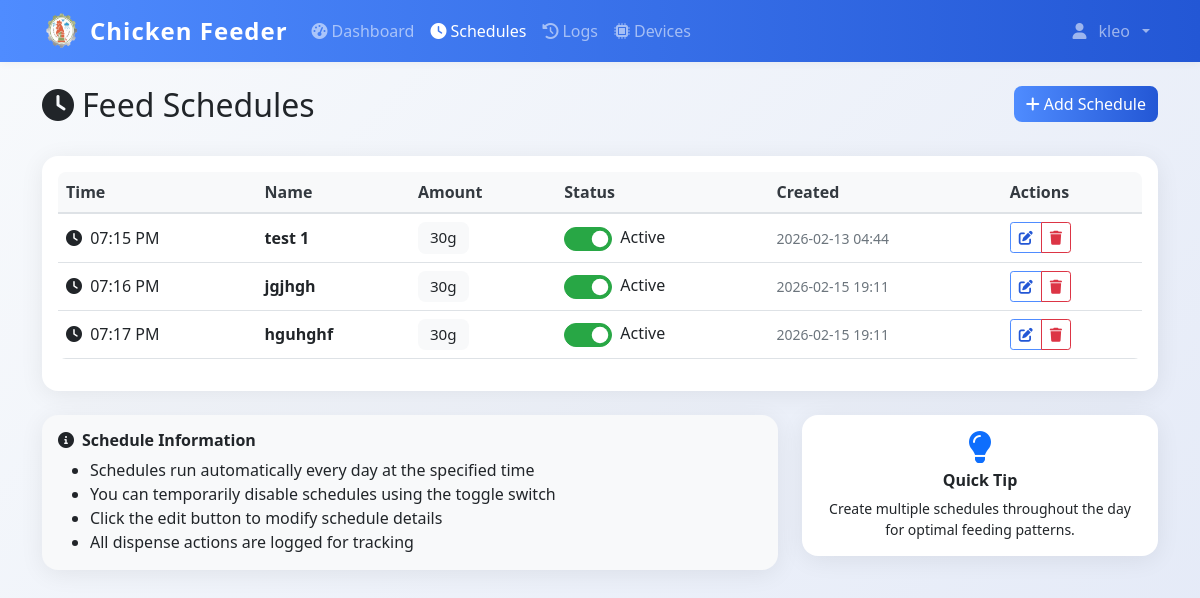
Before: /schedules (signed in) with the older database file.
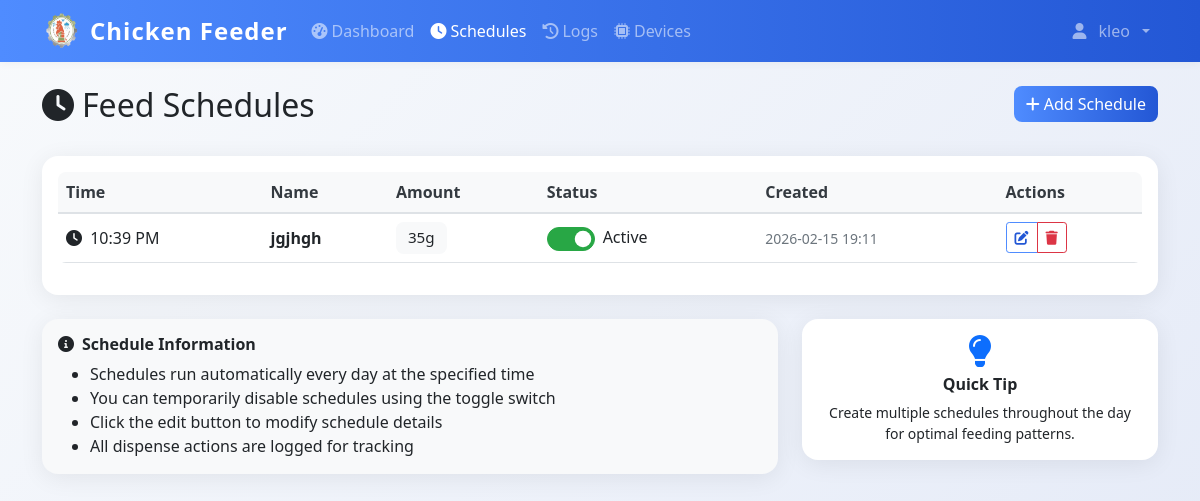
After: the same page with the newer database file.
### models.py (models this page shows)
class FeedSchedule(db.Model):
    id = db.Column(db.Integer, primary_key=True)
    name = db.Column(db.String(100), nullable=False)
    feed_time = db.Column(db.Time, nullable=False)
    amount_grams = db.Column(db.Integer, nullable=False)
    is_active = db.Column(db.Boolean, default=True)
    created_by = db.Column(db.Integer, db.ForeignKey('user.id'), nullable=False)
    created_at = db.Column(db.DateTime, default=datetime.now)
    user = db.relationship('User', backref=db.backref('schedules', lazy=True))

### app.py (the view)
@app.route('/schedules')
@login_required
def schedules():
    schedules = FeedSchedule.query.filter_by(created_by=current_user.id).order_by(FeedSchedule.feed_time).all()
    return render_template('schedules.html', schedules=schedules)

### app.py (called while the page is built)
@login_manager.user_loader
def load_user(user_id):
    return db.session.get(User, int(user_id))

@app.context_processor
def inject_datetime():
    return {'datetime': datetime}

@app.before_request
def restrict_admin_from_user_pages():
    if current_user.is_authenticated and getattr(current_user, 'is_admin', False):
        if not request.path.startswith('/admin'):
            if not request.path.startswith('/static') and not request.path.startswith('/logout'):
                return redirect(url_for('admin.dashboard'))

### templates/schedules.html (shortened to what the changed rows need)
{% extends "base.html" %}
{% block content %}
<div class="container mt-4">
    <div class="row mb-4">
        <div class="col">
            <h1 class="h2">
                <i class="fas fa-clock me-2"></i>Feed Schedules
            </h1>
        </div>
    </div>
    <div class="card">
        <div class="card-body">
            {% if schedules %}
            <div class="table-responsive">
                <table class="table table-hover">
                    <thead>
                        <tr>
                            <th>Time</th>
                            <th>Name</th>
                            <th>Amount</th>
                            <th>Status</th>
                            <th>Created</th>
                            <th>Actions</th>
                        </tr>
                    </thead>
                    <tbody>
                        {% for schedule in schedules %}
                        <tr id="schedule-{{ schedule.id }}">
                            <td>
                                <i class="fas fa-clock me-1"></i>
                                {{ schedule.feed_time.strftime('%I:%M %p') }}
                            </td>
                            <td>
                                <strong>{{ schedule.name }}</strong>
                            </td>
                            <td>
                                <span class="badge bg-light text-dark">{{ schedule.amount_grams }}g</span>
                            </td>
                            <td>
                                <div class="form-check form-switch d-flex align-items-center gap-2">
                                    <input class="form-check-input" type="checkbox"
                                        id="toggle-{{ schedule.id }}"
                                        {% if schedule.is_active %}checked{% endif %}
                                        onchange="toggleSchedule(this)" data-id="{{ schedule.id }}">
                                    <label class="form-check-label" for="toggle-{{ schedule.id }}">
                                        <span id="status-text-{{ schedule.id }}">
                                            {% if schedule.is_active %}Active{% else %}Inactive{% endif %}
                                        </span>
                                    </label>
                                </div>
                            </td>
                            <td>
                                <small class="text-muted">
                                    {{ schedule.created_at.strftime('%Y-%m-%d %H:%M') }}
                                </small>
                            </td>
                            <td>
                                <div class="btn-group btn-group-sm">
                                    <a class="btn btn-outline-primary"
                                       href="{{ url_for('edit_schedule', schedule_id=schedule.id) }}"
                                       title="Edit this schedule">
                                        <i class="fas fa-edit"></i>
                                    </a>
                                    <button class="btn btn-outline-danger"
                                            onclick="deleteSchedule(this)"
                                            data-id="{{ schedule.id }}"
                                            data-name="{{ schedule.name }}"
                                            title="Delete schedule">
                                        <i class="fas fa-trash"></i>
                                    </button>
                                </div>
                            </td>
                        </tr>
                        {% endfor %}
                    </tbody>
                </table>
            </div>
            {% endif %}
        </div>
    </div>
</div>
{% endblock %}

Changed rows visible on the page:
removed FeedSchedule: feed_time "07:15 PM", name "test 1", amount_grams "30", is_active "☑", shows "Active", created_at "2026-02-13 04:44"
removed FeedSchedule: feed_time "07:17 PM", name "hguhghf", amount_grams "30", is_active "☑", shows "Active", created_at "2026-02-15 19:11"
changed FeedSchedule "jgjhgh": feed_time "07:16 PM" → "10:39 PM"; amount_grams "30" → "35"
